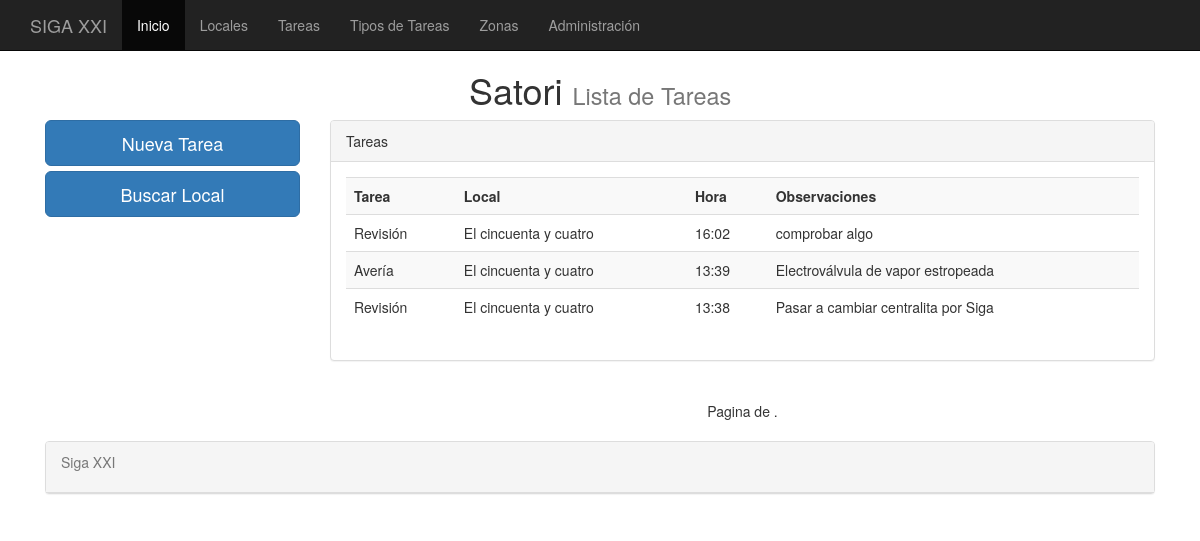
Page /tareas/ on the earlier database version.
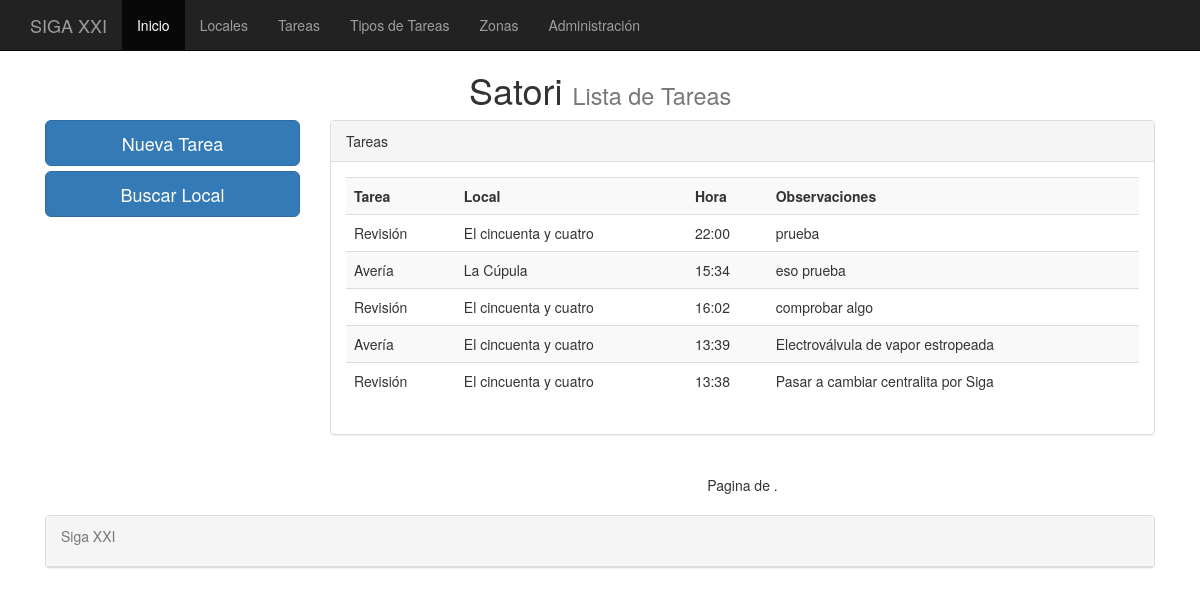
Same page on the later database version.
### cafe/models.py (models this page shows, shortened)
class tareas(models.Model):
    tarea = models.ForeignKey(tipos_tareas, default=None, null=True, blank=True)
    local = models.ForeignKey(locales, default=None, null=True, blank=True)
    fecha = models.DateTimeField(default=datetime.now, blank=True)
    completada = models.BooleanField(null=False, blank=True)
    observaciones = models.TextField(default=None, null=True)
    class Meta:
	    verbose_name_plural = "tareas"

class tipos_tareas(models.Model):
	tipo = models.CharField(max_length=75)
	class Meta:
		verbose_name_plural = "Tipos_tareas"
	def __unicode__(self):
		return self.tipo

class locales(models.Model):
    local = models.CharField(max_length=75)
    telefono = models.CharField(max_length=15)
    movil = models.CharField(max_length=15)
    correo = models.EmailField()
    contacto = models.CharField(max_length=75)
    direccion = models.CharField(max_length=100)
    codigo_postal = models.CharField(max_length=7)
    poblacion = models.CharField(max_length=100)
    provincia = models.CharField(max_length=100)
    zona = models.ForeignKey(zonas, default=None, null=True, blank=True)
    maquina = models.CharField(max_length=100)
    modelo = models.CharField(max_length=100)
    centralita = models.CharField(max_length=100)
    fecha_alta = models.DateTimeField(default=datetime.now, blank=True)
    fecha_ultima = models.DateTimeField(default=datetime.now, blank=True)
    es_siga = models.BooleanField(null=False, blank=True)
    observaciones = models.TextField(default=None, null=True)
    class Meta:
	    verbose_name_plural = "locales"
    def __unicode__(self):
    	return self.local

### cafe/views.py (the view)
# urls.py: url(r'^tareas/', ListaTareas.as_view(), name='ListaTareas'),
class ListaTareas(ListView):
	queryset = tareas.objects.order_by('-fecha')
	context_object_name = 'tareas'
	paginated_by = 8

### templates/cafe/tareas_list.html (shortened to what this page needs)
{% extends "base.html" %}
{%   load   staticfiles   %}
{% block titulo %}
Lista de Tareas
{% endblock %}
{% block content %}
<row>
	<div class="col-md-3">
		<a href="/paciente/agregar" class="btn btn-primary btn-lg btn-block">Nueva Tarea</a>
		<a href="/pacientes_buscar" class="btn btn-primary btn-lg btn-block">Buscar Local</a>
	</div>
	<div class="col-md-9" >
		<div class="panel panel-default">
			<div class="panel-heading">Tareas</div>
			<div class ="panel-body">
				{% if object_list %}
				<div class="table-responsive">
				<table class="table table-striped">
					<th>Tarea</th>
					<th>Local</th>
					<th>Hora</th>
					<th>Observaciones</th>
          {% for tareas  in object_list %}
						<tr>
							<td>{{ tareas.tarea }}</td>
							<td>{{ tareas.local }}</td>
							<td>{{ tareas.fecha | date:"H:i" }}</td>
							<td>{{ tareas.observaciones }}</td>
						</tr>
					{% endfor %}
				  </table>
				</div>
		    {% else %}
        	<p class="text-warning">No hay tareas.</p>
        {% endif %}
			</div>
		</div>
	</div>
</row>
<row>
	<div class="col-md-9 col-md-offset-3">
		<nav>
			<ul class="pager">
				<li> Pagina {{ page_obj.number }} de {{ paginator.num_pages }}.</li>
			</ul>
		</nav>
	</div>
</row>
{% endblock %}

Differences in the rows shown:
added tareas: tarea "Revisión", local "El cincuenta y cuatro", fecha "22:00", observaciones "prueba"
added tareas: tarea "Avería", local "La Cúpula", fecha "15:34", observaciones "eso prueba"
